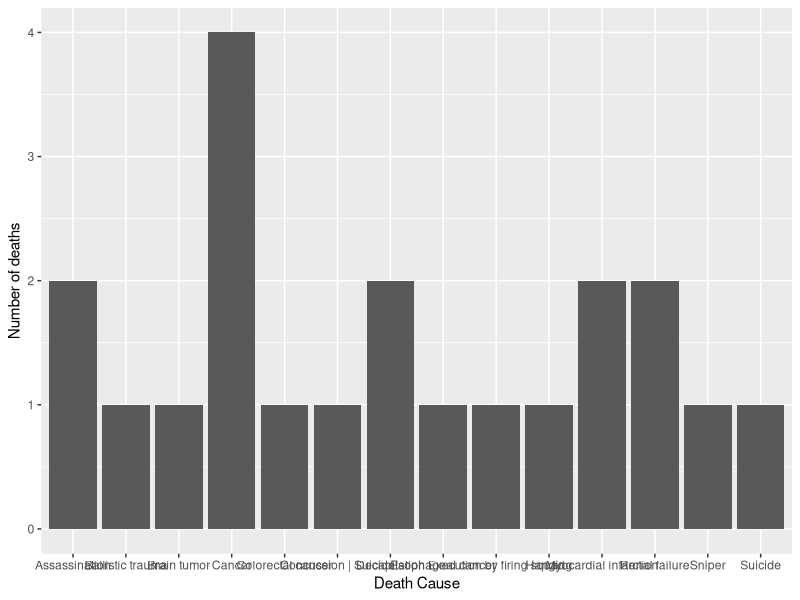
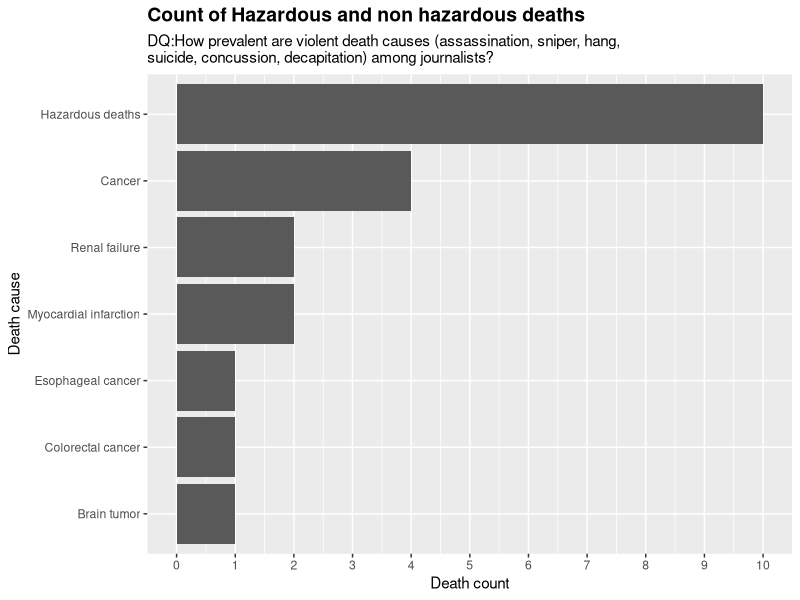
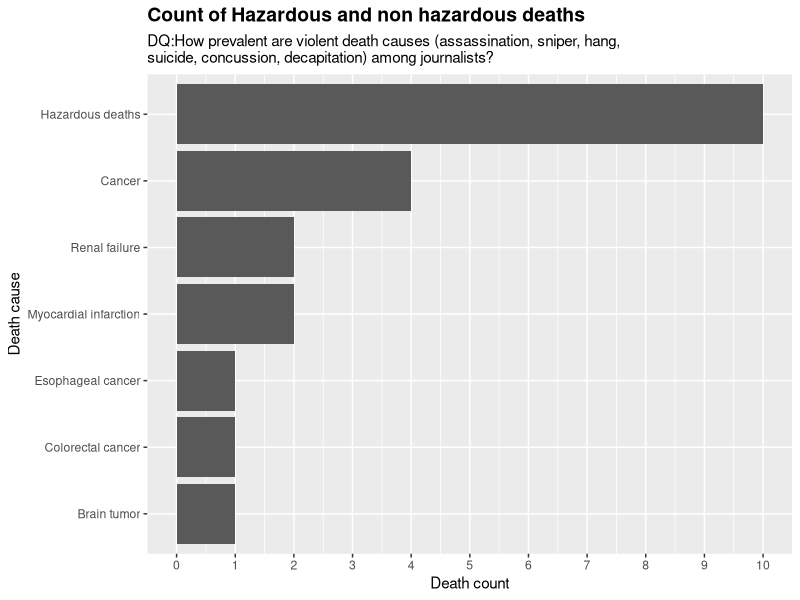

Write R code to recreate these figures, in order.
library(tidyverse)
library(dplyr)


d <- read_csv("journalists.csv")
# Then convert  the JSON data to dataframe
df <- d|>
  select(death_cause ='ontology/deathCause_label', death_place ='ontology/deathPlace_label')|>
  na.omit()|>
  count(death_cause, sort = TRUE)|>
  rename(death_counts = n)|>
  #filter(death_counts > 1)
  #filter(death_counts != 'Systemic lupus erythematosus' |death_counts != 'Stroke'|death_counts !='Scrub typhus'|death_counts !='Respiratory disease'|death_counts !='Pneumonia'|death_counts !='Mesothelioma'|death_counts !='Intracranial aneurysm'|death_counts !='Endocarditis'|death_counts !='Apoplexy'|death_counts !='Aorta | Aneurysm'|death_counts !='Amyotrophic lateral sclerosis')
  filter(death_cause == 'Brain tumor'|death_cause =='Cancer'|death_cause =='Assassination'|death_cause =='Decapitation'|death_cause =='Brain tumor'|death_cause =='Colorectal cancer'|death_cause =='Myocardial infarction'|death_cause =='Renal failure'|death_cause =='Ballistic trauma'|death_cause =='Colorectal cancer'|death_cause =='Concussion | Suicide'|death_cause =='Esophageal cancer'|death_cause =='Execution by firing squad'|death_cause =='Hanging'|death_cause =='Sniper'|death_cause =='Suicide')

#print(df, n=40)

#Exploring data set
#glimpse(d)
#distinct(data_frame)
#head(data_frame)

ggplot(data = df) +
  aes(x = death_cause, y=death_counts) +
    labs(x="Death Cause", y='Number of deaths')+
  theme(plot.title = element_text(face="bold", size= 14))+
  geom_bar(stat="summary")
# ggsave("Causes_of_death_ungrouped.png")

new_df <- df|>
  pivot_wider(names_from=death_cause, values_from=death_counts)|>
  mutate(`Hazardous deaths`= Assassination + Decapitation+`Ballistic trauma`+ `Concussion | Suicide` +`Execution by firing squad`+ Hanging + Sniper +Suicide)|>
  pivot_longer(c(`Hazardous deaths`,Cancer,`Myocardial infarction`, `Renal failure`,`Brain tumor`, `Colorectal cancer`, `Esophageal cancer`))|>
  rename(Death_cause=name, Death_counts=value)|>
  select(Death_cause,Death_counts)|>
  arrange(desc(Death_counts))
  #grouped_hazard_deaths =group_by('Assassination', 'Decapitation','Ballistic trauma','Concussion|Suicide','Hanging','Sniper','Suicide')
# print(new_df)

ggplot(data = new_df) +
  # arrange(desc(new_df))+
  aes(x =Death_counts,y= reorder(Death_cause,Death_counts)) +
    labs(x="Death count", y="Death cause", title = "Count of Hazardous and non hazardous deaths", subtitle= "DQ:How prevalent are violent death causes (assassination, sniper, hang,
suicide, concussion, decapitation) among journalists?")+
  theme(plot.title = element_text(face="bold", size= 14))+
  geom_col()+
  scale_x_continuous(breaks = seq(0, 12, by = 1))
ggsave("Causes_of_death_grouped.png")

